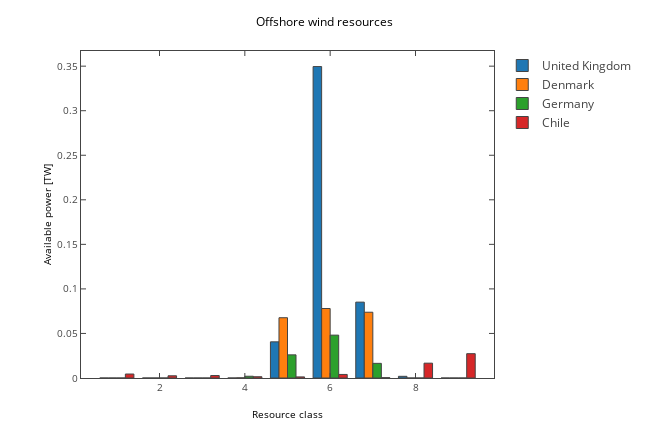

The notebook cell saved with this chart:
### Code cell
countries=['United Kingdom','Denmark','Germany','Chile']
mpl_fig = plt.figure(figsize=(9,6))
ax = mpl_fig.add_subplot(111)
x=np.array(list(wind_cap2[countries[0]].keys()))
    
for i,country in enumerate(countries):
    y=wind_cap2[country].values()
    ax.bar(x,y,width=0.8)
ax.set_ylabel('Available power [TW]')
ax.set_xlabel('Resource class')
ax.set_title('Offshore wind resources')
plotly_fig = tls.mpl_to_plotly(mpl_fig)
for i,e in enumerate(plotly_fig['data']):
    e['name']=countries[i]
plotly_fig["layout"]["showlegend"] = True
plotly_fig["layout"]['hovermode']='x'
iplot(plotly_fig, filename='ofs1')

### Figure 1 — Plotly figure (JSON) as saved in the notebook; plotly's stock layout.template omitted (floating-point values rounded to 4 significant figures)
{"data": [{"marker": {"color": "#1F77B4", "line": {"width": 1}}, "name": "United Kingdom", "opacity": 1, "orientation": "v", "type": "bar", "uid": "94ff62b0-cf0e-11e8-875f-b00594f12df5", "x": [1, 2, 3, 4, 5, 6, 7, 8, 9], "xaxis": "x", "y": [0, 0, 0, 0, 0.0406, 0.3495, 0.08514, 0.00188, 0], "yaxis": "y"}, {"marker": {"color": "#FF7F0E", "line": {"width": 1}}, "name": "Denmark", "opacity": 1, "orientation": "v", "type": "bar", "uid": "95019d76-cf0e-11e8-bdd5-b00594f12df5", "x": [1, 2, 3, 4, 5, 6, 7, 8, 9], "xaxis": "x", "y": [0, 0, 0, 0.00018, 0.06766, 0.07798, 0.07382, 0, 0], "yaxis": "y"}, {"marker": {"color": "#2CA02C", "line": {"width": 1}}, "name": "Germany", "opacity": 1, "orientation": "v", "type": "bar", "uid": "950313a8-cf0e-11e8-904d-b00594f12df5", "x": [1, 2, 3, 4, 5, 6, 7, 8, 9], "xaxis": "x", "y": [0, 0, 0, 0.00198, 0.02598, 0.04812, 0.01644, 0, 0], "yaxis": "y"}, {"marker": {"color": "#D62728", "line": {"width": 1}}, "name": "Chile", "opacity": 1, "orientation": "v", "type": "bar", "uid": "9507c564-cf0e-11e8-8337-b00594f12df5", "x": [1, 2, 3, 4, 5, 6, 7, 8, 9], "xaxis": "x", "y": [0.00446, 0.00248, 0.00276, 0.00142, 0.00122, 0.00398, 0.00036, 0.01666, 0.0273], "yaxis": "y"}], "layout": {"autosize": false, "bargap": 0.2, "height": 432, "hovermode": "x", "margin": {"b": 54, "l": 81, "pad": 0, "r": 64, "t": 51}, "showlegend": true, "title": "Offshore wind resources", "titlefont": {"color": "#000000", "size": 12}, "width": 648, "xaxis": {"anchor": "y", "domain": [0, 1], "mirror": "ticks", "nticks": 6, "range": [0.16, 9.84], "showgrid": false, "showline": true, "side": "bottom", "tickfont": {"size": 10}, "ticks": "inside", "title": "Resource class", "titlefont": {"color": "#000000", "size": 10}, "type": "linear", "zeroline": false}, "yaxis": {"anchor": "x", "domain": [0, 1], "mirror": "ticks", "nticks": 9, "range": [0, 0.367], "showgrid": false, "showline": true, "side": "left", "tickfont": {"size": 10}, "ticks": "inside", "title": "Available power [TW]", "titlefont": {"color": "#000000", "size": 10}, "type": "linear", "zeroline": false}}}
